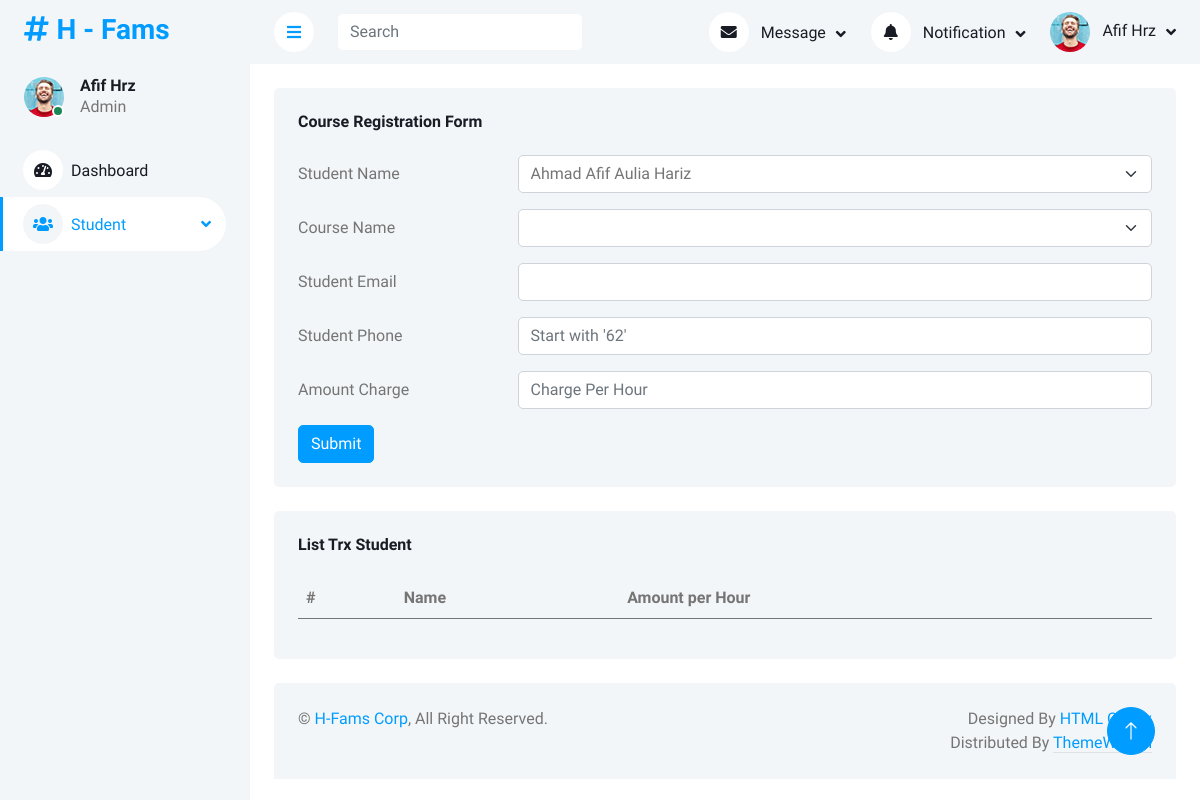
The app's page /student/courseregistration/, older data.
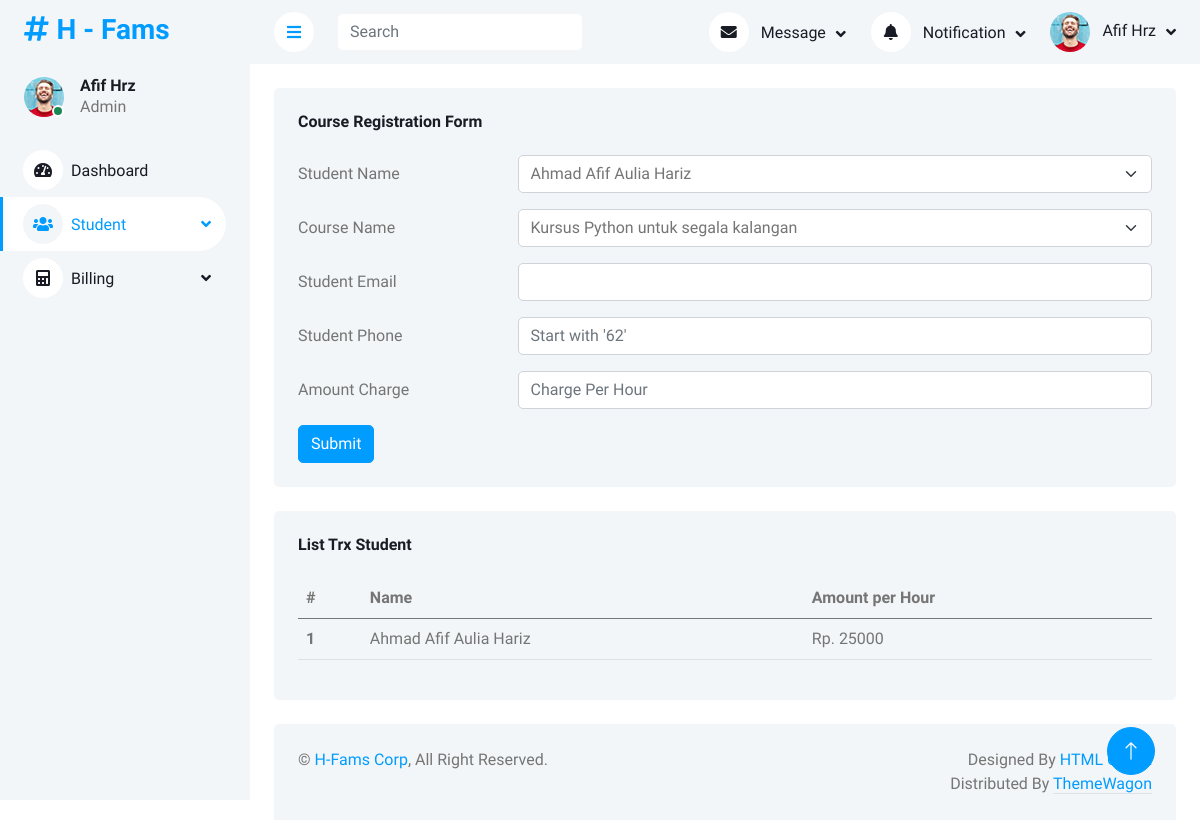
The same page, newer data.
### dashboard/models.py (models this page shows)
class admin_mst_module(models.Model):
    modulename = models.CharField(max_length=30, db_column="MODULENAME")
    pagename = models.CharField(max_length=30, db_column="PAGENAME")
    created_by = models.CharField(max_length=30, db_column="CREATED_BY")
    date_created = models.DateField(default=datetime.date.today, blank=True, db_column="DATE_CREATED")
    modified_by = models.CharField(max_length=30, blank=True, null=True, db_column="MODIFIED_BY")
    date_modified = models.DateField(blank=True, null=True, db_column="DATE_MODIFIED")
    adm_mst_id = models.IntegerField(blank=True, null=True, db_column="ADM_MST_MODULE_ID")
    validstatus = models.IntegerField(blank=True, null=True, db_column="VALIDSTATUS")
    ordernumber = models.IntegerField(db_column="ORDERNUMBER")
    levelnumber = models.IntegerField(blank=True, null=True, db_column="LEVELNUMBER")
    moduleurl = models.CharField(max_length=30, blank=True, null=True, db_column="MODULEURL")
    moduleicon = models.CharField(max_length=30, blank=True, null=True, db_column="MODULEICON")
    moduleclass = models.CharField(max_length=30, blank=True, null=True, db_column="MODULECLASS")
    application = models.CharField(max_length=30, db_column="APPLICATION")
    class Meta:
        db_table = 'ADM_MST_MODULE'

### student/models.py (models this page shows)
class std_trx(models.Model):
    std_mst_id = models.ForeignKey(std_mst, on_delete=models.RESTRICT, db_column="STD_MST_ID")
    prd_mst_id = models.ForeignKey(prd_mst, on_delete=models.RESTRICT, db_column="PRD_MST_ID")
    phone = models.CharField(max_length=30, db_column="STUDENT_PHONE")
    email = models.CharField(max_length=30, db_column="STUDENT_EMAIL")
    amount = models.IntegerField(db_column="AMOUNT")
    validuntil = models.DateField(blank=True, null=True, db_column="VALID_UNTIL")
    date_created = models.DateField(default=datetime.date.today, blank=True, db_column="DATE_CREATED")
    created_by = models.CharField(max_length=30, db_column="CREATED_BY")
    date_modified = models.DateField(blank=True, null=True, db_column="DATE_MODIFIED")
    modified_by = models.CharField(max_length=30, blank=True, null=True, db_column="MODIFIED_BY")
    remarks = models.CharField(max_length=30, blank=True, null=True, db_column="REMARKS")
    class Meta:
        db_table = 'STD_TRX'

### student/views.py (the view, shortened to what this page needs)
# urls.py: path('courseregistration/', views.courseregistration_view, name='courseregistration'),
@csrf_protect
def courseregistration_view(request):
    data_std = std_mst.objects.filter(validuntil__isnull=True)
    data_prd = prd_mst.objects.filter(validuntil__isnull=True)
    data_trx = std_trx.objects.raw('''SELECT st.ID, sm.NAME, st.AMOUNT FROM STD_TRX st
	JOIN STD_MST sm ON sm.ID = st.STD_MST_ID
	WHERE st.VALID_UNTIL ISNULL''')
    context = {
        'title':'H - Course Registration',
        'dashboard_active':'Student',
        'data_std':data_std,
        'data_prd':data_prd,
        'data_trx':data_trx
        }
    return render(request, 'student/courseregistration_view.html', context)

### student/templates/student/courseregistration_view.html (shortened to what this page needs)
{% extends 'base_site.html' %}
{% load static %}
{% block content %}
<div class="container-fluid pt-4 px-4">
    <div class="row g-4">
        <form action="/student/courseregistration/" method="post">{% csrf_token %}
        <div class="col-sm-12 col-xl-12">
            <div class="bg-light rounded h-100 p-4">
                <h6 class="mb-4">Course Registration Form</h6>
                    <div class="row mb-3">
                        <label for="inputNameStudent" class="col-sm-3 col-form-label">Student Name</label>
                        <div class="col-sm-9">
                            <select class="form-select" id="inputNameStudent" name="inputNameStudent" required=True>
                                {% for option in data_std %}
                                    <option value={{option.id}}>{{option.name}}</option>
                                {% endfor %}
                            </select>
                        </div>
                    </div>
                    <div class="row mb-3">
                        <label for="inputNameCourse" class="col-sm-3 col-form-label">Course Name</label>
                        <div class="col-sm-9">
                            <select class="form-select" id="inputNameCourse" name="inputNameCourse" required=True>
                                {% for option in data_prd %}
                                    <option value={{option.id}}>{{option.description}}</option>
                                {% endfor %}
                            </select>
                        </div>
                    </div>
                    <div class="row mb-3">
                        <label for="inputEmail" class="col-sm-3 col-form-label">Student Email</label>
                        <div class="col-sm-9">
                            <input type="email" class="form-control" id="inputEmail" name="inputEmail">
                        </div>
                    </div>
                    <div class="row mb-3">
                        <label for="inputPhone" class="col-sm-3 col-form-label">Student Phone</label>
                        <div class="col-sm-9">
                            <input type="text" class="form-control" id="inputPhone" required=True placeholder="Start with '62'" name="inputPhone">
                        </div>
                    </div>
                    <div class="row mb-3">
                        <label for="inputAmount" class="col-sm-3 col-form-label">Amount Charge</label>
                        <div class="col-sm-9">
                            <input type="number" class="form-control" id="inputAmount" name="inputAmount" step=5000 placeholder="Charge Per Hour" required=True>
                        </div>
                    </div>
                    <button type="submit" class="btn btn-primary">Submit</button>
            </div>
        </div>
        </form>
        <div class="col-sm-12 col-xl-12">
            <div class="bg-light rounded h-100 p-4">
                <h6 class="mb-4">List Trx Student</h6>
                <table class="table table-hover">
                    <thead>
                        <tr>
                            <th scope="col">#</th>
                            <th scope="col">Name</th>
                            <th scope="col">Amount per Hour</th>
                        </tr>
                    </thead>
                    <tbody>
                        {% for data in data_trx %}
                        <tr>
                            <th scope="row">{{forloop.counter}}</th>
                            <td>{{data.NAME}}</td>
                            <td>Rp. {{data.amount}}</td>
                        </tr>
                        {% endfor %}
                    </tbody>
                </table>
            </div>
        </div>
    </div>
</div>
{% endblock content %}

### templates/base_site.html (shortened to what the changed rows need)
{% load static %}
{% load custom_tags %}
<!DOCTYPE html>
<html lang="en">
<head>
    <link href="https://cdnjs.cloudflare.com/ajax/libs/font-awesome/5.10.0/css/all.min.css" rel="stylesheet">
    <link href="https://cdn.jsdelivr.net/npm/bootstrap-icons@1.4.1/font/bootstrap-icons.css" rel="stylesheet">
    <link href={% static "lib/owlcarousel/assets/owl.carousel.min.css" %} rel="stylesheet">
    <link href={% static "lib/tempusdominus/css/tempusdominus-bootstrap-4.min.css" %} rel="stylesheet" />
    <link href={% static "css/bootstrap.min.css" %} rel="stylesheet">
    <link href={% static "css/style.css" %} rel="stylesheet">
</head>
<body>
    <div class="container-xxl position-relative bg-white d-flex p-0">
        <div class="sidebar pe-4 pb-3">
            <nav class="navbar bg-light navbar-light">
                <div class="navbar-nav w-100">
                    {% autoescape off %}
                    {% loop_module dashboard_active %}
                    {% endautoescape %}
                </div>
            </nav>
        </div>
        <div class="content">
            {% block content %}
            {% endblock content %}
        </div>
    </div>
</body>
</html>

Row changes from the older to the newer data that the page shows:
computed for admin_mst_module: id+MODULENAME+MODULEURL "Dashboard Student" → "Dashboard Student Billing"
added std_trx: NAME "Ahmad Afif Aulia Hariz", amount "25000"
Text that changed along with them:
form field inputNameCourse: (not shown) → "Kursus Python untuk segala kalangan"
